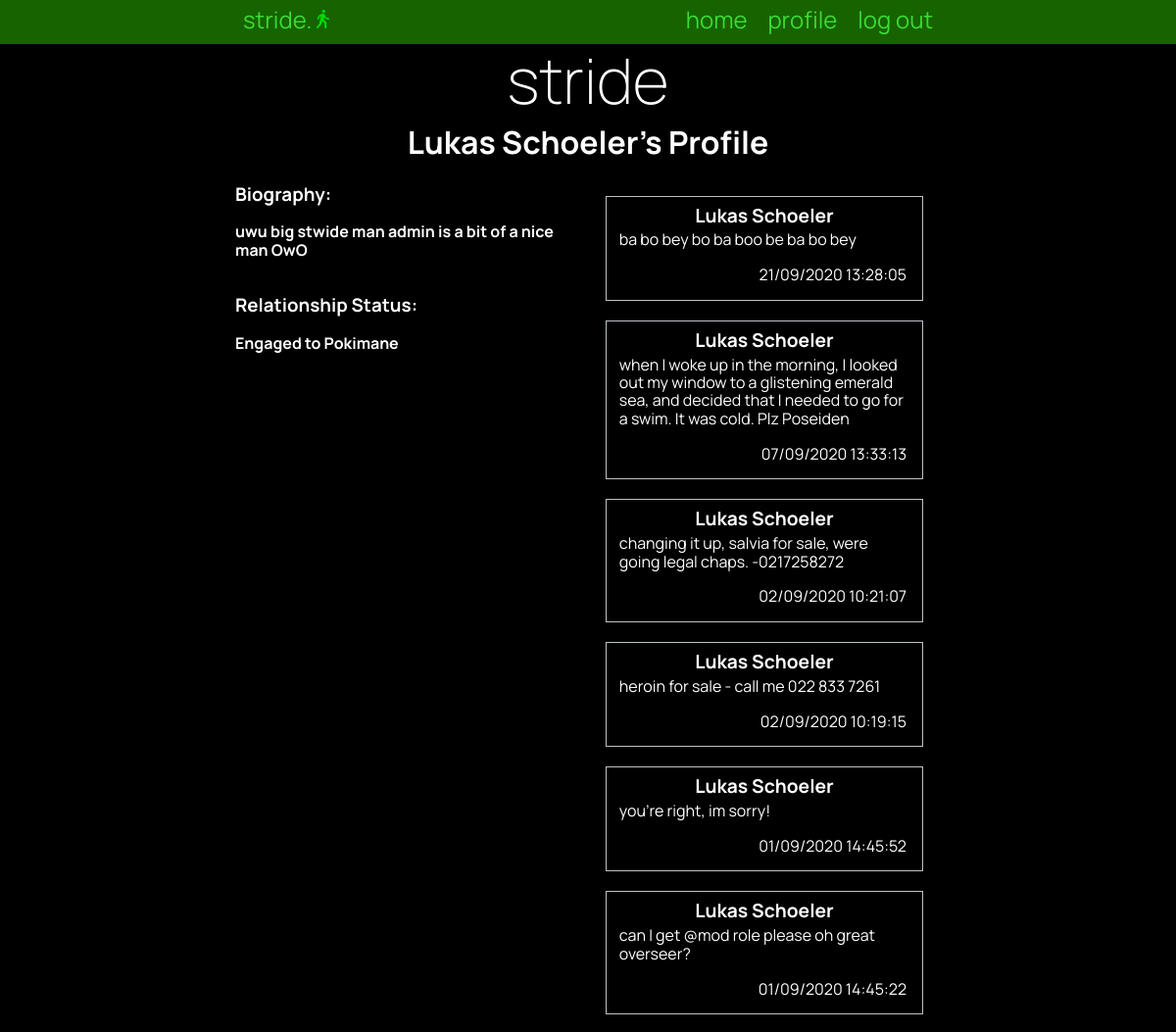
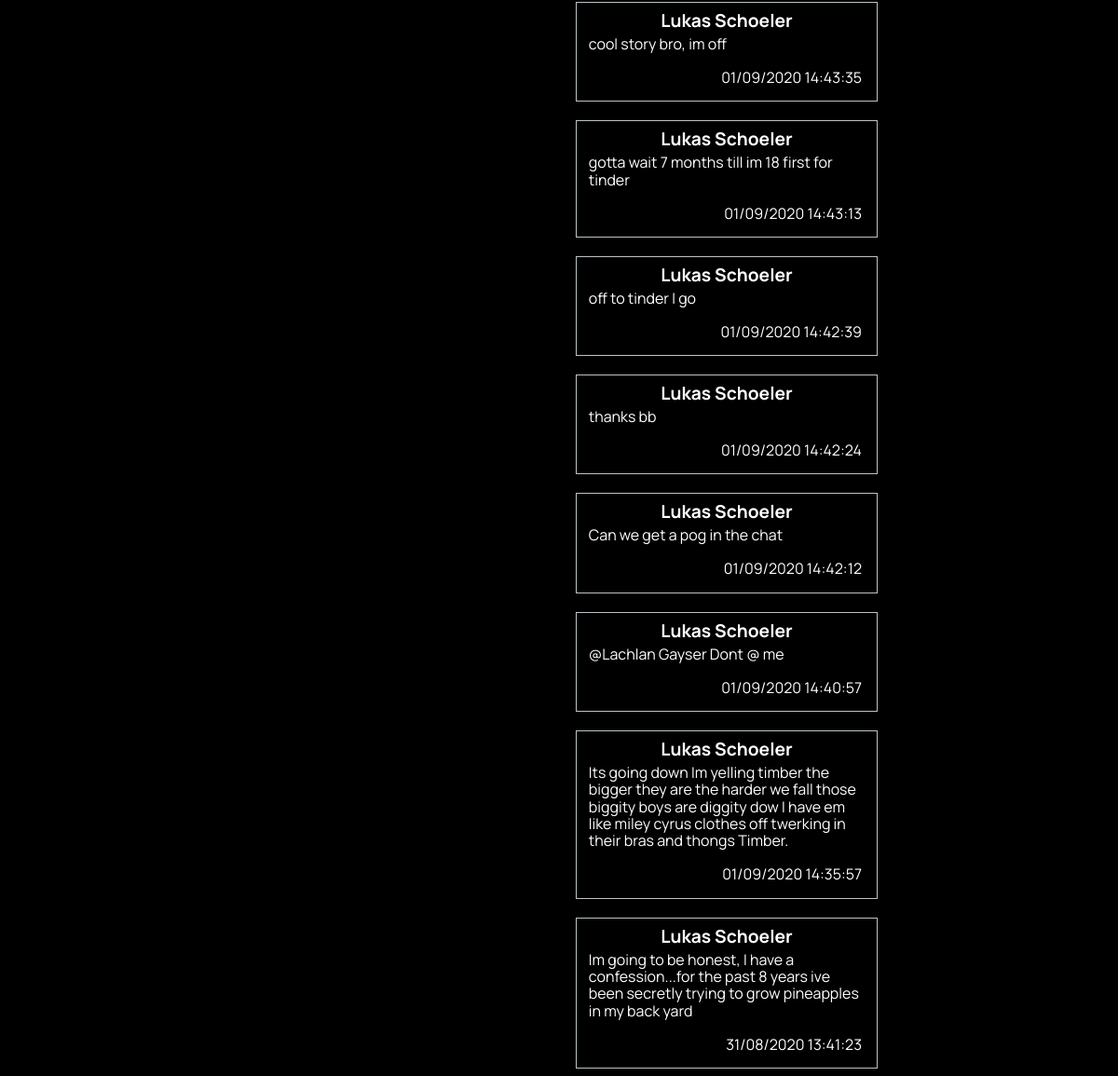
The app's page /profile/24 (signed in) with its own data (2 pictures, top to bottom).
### tables this page shows
CREATE TABLE "users"
(
	id INTEGER
		constraint customer_pk
			primary key autoincrement,
	fname VARCHAR(30),
	lname varchar(30),
	email varchar(80),
	password CHAR(60)
, biography varchar(255), relationship varchar(50));

CREATE TABLE "posts"
(
	id INTEGER
		constraint posts_pk
			primary key autoincrement,
	post VARCHAR(500),
	time TIMESTAMP
, customer_id INTEGER);

### app.py (the view)
@app.route('/profile/<userid>')
def profile(userid):
    con = create_connection(DB_NAME)
    query = "SELECT COUNT(*) FROM users WHERE id = ?"
    cur = con.cursor()  # You need this line next
    cur.execute(query, (userid,))  # this line actually executes the query
    profilecount = cur.fetchall()[0][0]  # puts the results into a list usable in python
    if profilecount < 1:
        flash("No user with " + str(userid) + " as their id.")
        return redirect("/")
    query = """SELECT posts.id,users.fname,users.lname,posts.post,strftime('%d/%m/%Y %H:%M:%S', posts.time) AS time
                FROM posts,users
                WHERE posts.customer_id = ? AND posts.customer_id = users.id
                ORDER BY posts.time DESC"""
    cur = con.cursor()  # You need this line next
    cur.execute(query, (userid,))  # this line actually executes the query
    post_list = cur.fetchall()  # puts the results into a list usable in python
    con = create_connection(DB_NAME)
    query = "SELECT fname,lname,biography,relationship,id FROM users WHERE id = ?"
    cur = con.cursor()  # You need this line next
    cur.execute(query, (userid,))  # this line actually executes the query
    user_info = cur.fetchall()
    con.close()
    correct_user = False
    if str(session['userid']) == str(userid):
        correct_user = True
    return render_template('profile.html', logged_in=is_logged_in(), correctuser=correct_user, posts=post_list, userinfo=user_info, )

### app.py (called while the page is built)
def create_connection(db_file):
    try:
        connection = sqlite3.connect(db_file)
        return connection
    except Error as e:
        print(e)
    return None

def is_logged_in():
    if session.get("email") is None:
        print("not logged in")
        return False
    else:
        print("logged in")
        return True

### templates/profile.html (shortened to what this page needs)
{% extends 'base.html' %}
{% block pageheading %}
{{ userinfo[0][0] }} {{ userinfo[0][1] }}'s Profile
{% endblock %}
{% block body %}
<div class="mainPageParent">
    <div class="left">
        {% if userinfo[0][2] %}
        <h3>Biography:</h3><br>
        <h4>{{ userinfo[0][2] }}</h4><br><br>
        {% endif %}
        {% if userinfo[0][3] %}
        <h3>Relationship Status:</h3><br>
        <h4>{{ userinfo[0][3] }}</h4>
        {% endif %}
    </div>
    <div class="mainFeed">
        {% for post in posts %}
        <div class="mainFeed-box">
            <div class="post-box-heading">
                <h3> {{ post[1] }} {{ post[2] }}</h3>
            </div>
            <div class="mainFeed-box-text">
                <p>{{ post[3] }} </p>
            </div>
            <div class="mainFeed-box-info">
                {{ post[4] }}
            </div>
        </div>
        {% endfor %}
    </div>
</div>
{% endblock %}

### static/stride.css (style rules this page uses)
* { font-family: 'Manrope', sans-serif; padding: 0; margin: 0; box-sizing: border-box; }
body { background-color: black; color: rgba(255, 255, 255, 1); }
.mainPageParent { width: 100%; }
.left { width: 49%; float: left; }
.mainFeed { display: flex; word-wrap: break-word; flex-wrap: wrap; justify-content: space-evenly; width: 50%; float: right; }
.mainFeed-box { width: 90%; float: right; padding: 0.5rem; margin: 1vw; border: 1px solid rgba(189, 195, 199, 1.0); color: rgb(255, 255, 255); margin-bottom: 0.5rem; }
.mainFeed-box-info { padding: 0.5rem; float: right; }
.mainFeed-box-text { padding: 0.3rem; }
.mainFeed-box h3 { font-size: 1.2rem; text-align: center; }
.mainFeed-box p { font-size: 1rem; margin-bottom: 0.3rem; }

### records on screen
users: fname "Lukas", lname "Schoeler", biography "uwu big stwide man admin is a bit of a nice man OwO", relationship "Engaged to Pokimane"
posts: fname "Lukas", lname "Schoeler", post "ba bo bey bo ba boo be ba bo bey", post "21/09/2020 13:28:05"
posts: fname "Lukas", lname "Schoeler", post "when I woke up in the morning, I looked out my window to a glistening emerald sea, and decided that I needed to go for a swim. It was cold. Plz Poseiden", post "07/09/2020 13:33:13"
posts: fname "Lukas", lname "Schoeler", post "changing it up, salvia for sale, were going legal chaps. -0217258272", post "02/09/2020 10:21:07"
posts: fname "Lukas", lname "Schoeler", post "heroin for sale - call me 022 833 7261", post "02/09/2020 10:19:15"
posts: fname "Lukas", lname "Schoeler", post "you're right, im sorry!", post "01/09/2020 14:45:52"
posts: fname "Lukas", lname "Schoeler", post "can I get @mod role please oh great overseer?", post "01/09/2020 14:45:22"
posts: fname "Lukas", lname "Schoeler", post "cool story bro, im off", post "01/09/2020 14:43:35"
posts: fname "Lukas", lname "Schoeler", post "gotta wait 7 months till im 18 first for tinder", post "01/09/2020 14:43:13"
posts: fname "Lukas", lname "Schoeler", post "off to tinder I go", post "01/09/2020 14:42:39"
posts: fname "Lukas", lname "Schoeler", post "thanks bb", post "01/09/2020 14:42:24"
posts: fname "Lukas", lname "Schoeler", post "Can we get a pog in the chat", post "01/09/2020 14:42:12"
posts: fname "Lukas", lname "Schoeler", post "@Lachlan Gayser Dont @ me", post "01/09/2020 14:40:57"
posts: fname "Lukas", lname "Schoeler", post "Its going down Im yelling timber the bigger they are the harder we fall those biggity boys are diggity dow I have em like miley cyrus clothes off twerking in their bras and thongs Timber.", post "01/09/2020 14:35:57"
posts: fname "Lukas", lname "Schoeler", post "Im going to be honest, I have a confession...for the past 8 years ive been secretly trying to grow pineapples in my back yard", post "31/08/2020 13:41:23"
